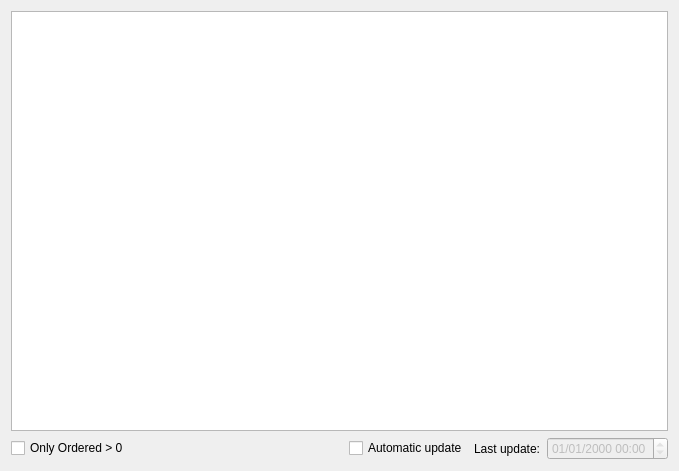
<?xml version="1.0" encoding="UTF-8"?>
<ui version="4.0">
 <class>OrderedDeliveredWidget</class>
 <widget class="QWidget" name="OrderedDeliveredWidget">
  <property name="geometry">
   <rect>
    <x>0</x>
    <y>0</y>
    <width>679</width>
    <height>471</height>
   </rect>
  </property>
  <property name="windowTitle">
   <string>Ordered delivered</string>
  </property>
  <layout class="QVBoxLayout" name="verticalLayout_2">
   <item>
    <layout class="QVBoxLayout" name="verticalLayout">
     <item>
      <widget class="EnhancedTableView" name="tableView"/>
     </item>
     <item>
      <layout class="QHBoxLayout" name="horizontalLayout">
       <item>
        <widget class="QCheckBox" name="checkBoxOnlyOrdered">
         <property name="text">
          <string>Only Ordered &gt; 0</string>
         </property>
        </widget>
       </item>
       <item>
        <spacer name="horizontalSpacer">
         <property name="orientation">
          <enum>Qt::Orientation::Horizontal</enum>
         </property>
         <property name="sizeHint" stdset="0">
          <size>
           <width>40</width>
           <height>20</height>
          </size>
         </property>
        </spacer>
       </item>
       <item>
        <widget class="QCheckBox" name="checkBoxAutomaticUpdate">
         <property name="text">
          <string>Automatic update</string>
         </property>
        </widget>
       </item>
       <item>
        <widget class="QLabel" name="label">
         <property name="text">
          <string>Last update:</string>
         </property>
        </widget>
       </item>
       <item>
        <widget class="QDateTimeEdit" name="dateTimeEdit">
         <property name="enabled">
          <bool>false</bool>
         </property>
         <property name="readOnly">
          <bool>true</bool>
         </property>
         <property name="displayFormat">
          <string>MM/dd/yyyy HH:mm</string>
         </property>
         <property name="currentSectionIndex">
          <number>0</number>
         </property>
        </widget>
       </item>
      </layout>
     </item>
    </layout>
   </item>
  </layout>
 </widget>
 <customwidgets>
  <customwidget>
   <class>EnhancedTableView</class>
   <extends>QTableView</extends>
   <header>App.Widget.View</header>
  </customwidget>
 </customwidgets>
 <resources/>
 <connections>
  <connection>
   <sender>checkBoxAutomaticUpdate</sender>
   <signal>clicked(bool)</signal>
   <receiver>dateTimeEdit</receiver>
   <slot>setEnabled(bool)</slot>
   <hints>
    <hint type="sourcelabel">
     <x>64</x>
     <y>449</y>
    </hint>
    <hint type="destinationlabel">
     <x>603</x>
     <y>449</y>
    </hint>
   </hints>
  </connection>
 </connections>
</ui>
